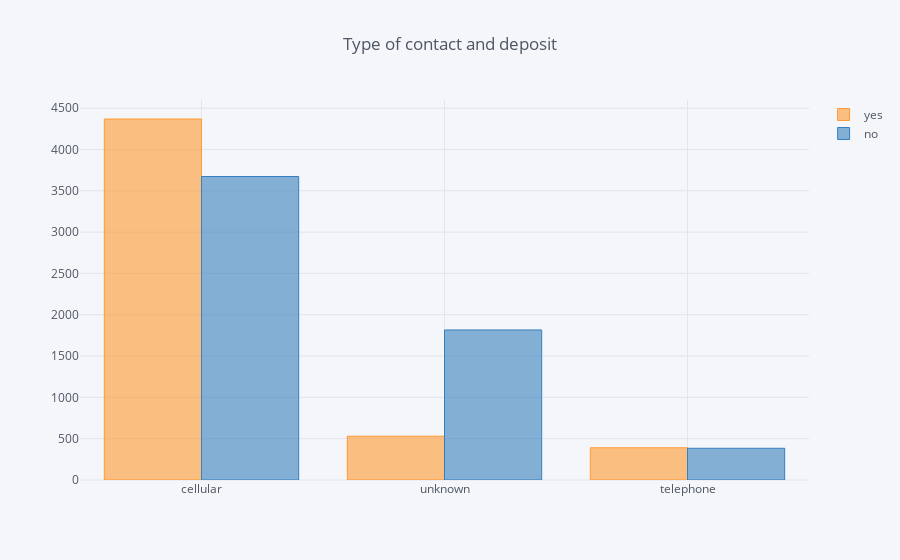

The code cell stored with this chart in its notebook:
### Code cell
#type of contact and deposit
j_df = pd.DataFrame()

j_df['yes'] = df[df['deposit'] == 'yes']['contact'].value_counts()
j_df['no'] = df[df['deposit'] == 'no']['contact'].value_counts()

j_df.iplot(kind = 'bar', title = 'Type of contact and deposit')

### Figure 1 — Plotly figure (JSON) as saved in the notebook; plotly's stock layout.template omitted (floating-point values rounded to 4 significant figures)
{"data": [{"marker": {"color": "rgba(255, 153, 51, 0.6)", "line": {"color": "rgba(255, 153, 51, 1.0)", "width": 1}}, "name": "yes", "orientation": "v", "text": "", "type": "bar", "uid": "44ab10cd-f329-4817-a676-29d3459f0972", "x": ["cellular", "unknown", "telephone"], "y": [4369, 530, 390]}, {"marker": {"color": "rgba(55, 128, 191, 0.6)", "line": {"color": "rgba(55, 128, 191, 1.0)", "width": 1}}, "name": "no", "orientation": "v", "text": "", "type": "bar", "uid": "890fa25e-12de-4d43-97e5-547e909027c6", "x": ["cellular", "unknown", "telephone"], "y": [3673, 1816, 384]}], "layout": {"autosize": true, "legend": {"bgcolor": "#F5F6F9", "font": {"color": "#4D5663"}}, "paper_bgcolor": "#F5F6F9", "plot_bgcolor": "#F5F6F9", "title": {"font": {"color": "#4D5663"}, "text": "Type of contact and deposit"}, "xaxis": {"autorange": true, "gridcolor": "#E1E5ED", "range": [-0.5, 2.5], "showgrid": true, "tickfont": {"color": "#4D5663"}, "title": {"font": {"color": "#4D5663"}, "text": ""}, "type": "category", "zerolinecolor": "#E1E5ED"}, "yaxis": {"autorange": true, "gridcolor": "#E1E5ED", "range": [0, 4599.0], "showgrid": true, "tickfont": {"color": "#4D5663"}, "title": {"font": {"color": "#4D5663"}, "text": ""}, "type": "linear", "zerolinecolor": "#E1E5ED"}}}
